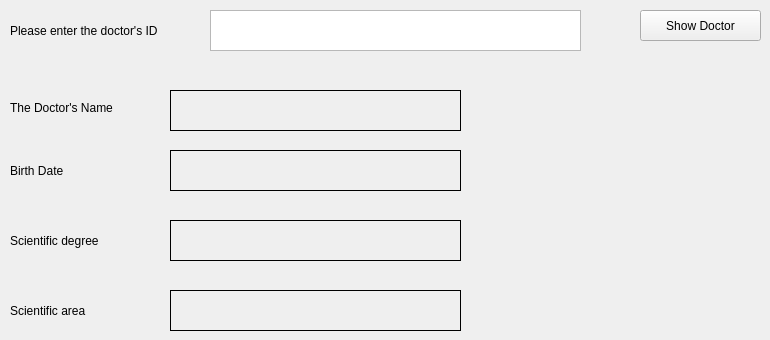
      <widget class="QWidget" name="tab">
       <attribute name="title">
        <string>View Doctor</string>
       </attribute>
       <widget class="QLabel" name="label_58">
        <property name="geometry">
         <rect>
          <x>10</x>
          <y>20</y>
          <width>201</width>
          <height>21</height>
         </rect>
        </property>
        <property name="text">
         <string>Please enter the doctor's ID</string>
        </property>
       </widget>
       <widget class="QLabel" name="label_59">
        <property name="geometry">
         <rect>
          <x>10</x>
          <y>100</y>
          <width>141</width>
          <height>16</height>
         </rect>
        </property>
        <property name="text">
         <string>The Doctor's Name</string>
        </property>
       </widget>
       <widget class="QLabel" name="vdrname">
        <property name="geometry">
         <rect>
          <x>170</x>
          <y>90</y>
          <width>291</width>
          <height>41</height>
         </rect>
        </property>
        <property name="frameShape">
         <enum>QFrame::Box</enum>
        </property>
        <property name="text">
         <string/>
        </property>
       </widget>
       <widget class="QLabel" name="label_61">
        <property name="geometry">
         <rect>
          <x>10</x>
          <y>160</y>
          <width>91</width>
          <height>21</height>
         </rect>
        </property>
        <property name="text">
         <string>Birth Date</string>
        </property>
       </widget>
       <widget class="QLabel" name="vdrBD">
        <property name="geometry">
         <rect>
          <x>170</x>
          <y>150</y>
          <width>291</width>
          <height>41</height>
         </rect>
        </property>
        <property name="frameShape">
         <enum>QFrame::Box</enum>
        </property>
        <property name="text">
         <string/>
        </property>
       </widget>
       <widget class="QLabel" name="label_63">
        <property name="geometry">
         <rect>
          <x>10</x>
          <y>230</y>
          <width>121</width>
          <height>21</height>
         </rect>
        </property>
        <property name="text">
         <string>Scientific degree</string>
        </property>
       </widget>
       <widget class="QLabel" name="label_64">
        <property name="geometry">
         <rect>
          <x>10</x>
          <y>300</y>
          <width>111</width>
          <height>21</height>
         </rect>
        </property>
        <property name="text">
         <string>Scientific area</string>
        </property>
       </widget>
       <widget class="QLabel" name="vdrdegree">
        <property name="geometry">
         <rect>
          <x>170</x>
          <y>220</y>
          <width>291</width>
          <height>41</height>
         </rect>
        </property>
        <property name="frameShape">
         <enum>QFrame::Box</enum>
        </property>
        <property name="text">
         <string/>
        </property>
       </widget>
       <widget class="QLabel" name="vdrarea">
        <property name="geometry">
         <rect>
          <x>170</x>
          <y>290</y>
          <width>291</width>
          <height>41</height>
         </rect>
        </property>
        <property name="frameShape">
         <enum>QFrame::Box</enum>
        </property>
        <property name="text">
         <string/>
        </property>
       </widget>
       <widget class="QTextEdit" name="vdrid">
        <property name="geometry">
         <rect>
          <x>210</x>
          <y>10</y>
          <width>371</width>
          <height>41</height>
         </rect>
        </property>
       </widget>
       <widget class="QPushButton" name="showdoc">
        <property name="geometry">
         <rect>
          <x>640</x>
          <y>10</y>
          <width>121</width>
          <height>31</height>
         </rect>
        </property>
        <property name="text">
         <string>Show Doctor</string>
        </property>
       </widget>
      </widget>
